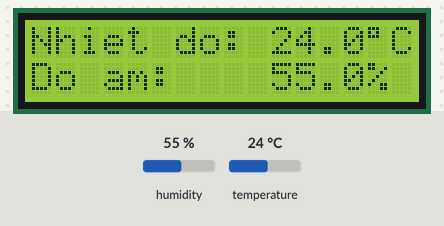
A sketch run on a simulated Arduino Uno, built with avr-gcc and run on an emulated ATmega328P. Parts: 16×2 character LCD. The test bench sets the inputs (shaded band); at power-on: humidity 55 %, temperature 24 °C. What the sketch prints to the serial monitor is not drawn.

Above: at 3.4 s.
3.5 s: humidity set to 22 %
At 5.5 s:
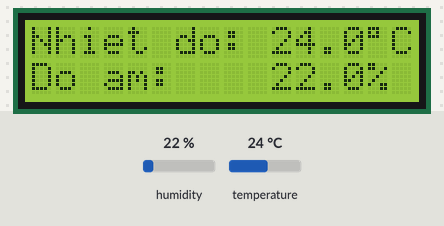
6.6 s: temperature set to 12 °C
At 7.9 s:
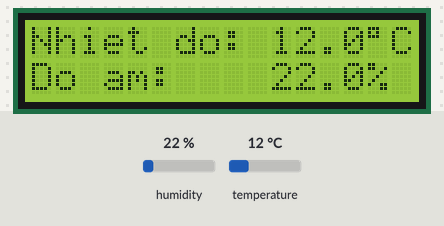
9.7 s: humidity set to 40 %
At 12.6 s:
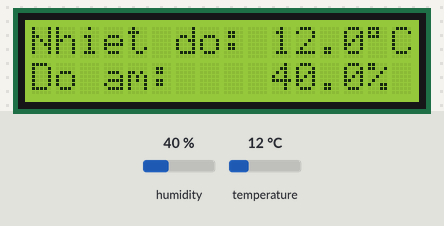
13.6 s: temperature set to 19 °C
At 15.0 s:
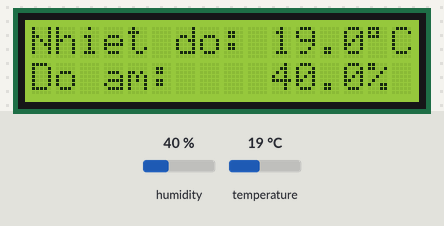
Timing chart, 0 to 16.6 s (numbered marks = the images above; inputs shaded):
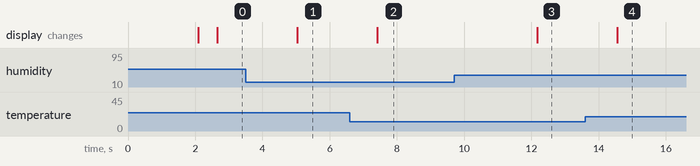

Measured:
- after the input at 3.5 s, the display: changes after 1.5 s (image 1)
- after the input at 6.6 s, the display: changes after 0.81 s (image 2)
- after the input at 9.7 s, the display: changes after 2.5 s (image 3)
- after the input at 13.6 s, the display: changes after 0.96 s (image 4)

The sketch:

sketch.ino
```cpp
#include <DHT.h>
#include <Wire.h>
#include <LiquidCrystal_I2C.h>

// =========================
// DHT22
// =========================
#define DHTPIN 2
#define DHTTYPE DHT22

DHT dht(DHTPIN, DHTTYPE);

// =========================
// LCD I2C
// =========================
LiquidCrystal_I2C lcd(0x27, 16, 2);

// =========================
// SETUP
// =========================
void setup() {
  Serial.begin(9600);

  dht.begin();

  lcd.init();
  lcd.backlight();

  lcd.clear();
  lcd.setCursor(0, 0);
  lcd.print("HE THONG TX/RX");

  lcd.setCursor(0, 1);
  lcd.print("Dang khoi dong");

  delay(2000);

  lcd.clear();

  Serial.println("================================");
  Serial.println("  HE THONG DO NHIET DO - DO AM");
  Serial.println("================================");
  Serial.println("TX: DHT22 -> Arduino -> nRF24L01");
  Serial.println("RX: nRF24L01 -> Arduino -> LCD");
  Serial.println();
}

// =========================
// LOOP
// =========================
void loop() {

  // -------------------------
  // TX: Doc DHT22
  // -------------------------
  float temperature = dht.readTemperature();
  float humidity = dht.readHumidity();

  // Kiem tra loi cam bien
  if (isnan(temperature) || isnan(humidity)) {

    Serial.println("TX: LOI DHT22!");

    lcd.clear();
    lcd.setCursor(0, 0);
    lcd.print("LOI DHT22!");

    lcd.setCursor(0, 1);
    lcd.print("Kiem tra cam bien");

    delay(2000);
    return;
  }

  // -------------------------
  // Tao packet TX
  // -------------------------
  String packet =
    "T:" + String(temperature, 1) +
    ",H:" + String(humidity, 1);

  // -------------------------
  // Hien thi TX Serial
  // -------------------------
  Serial.println("--------------------------------");

  Serial.print("TX - Nhiet do: ");
  Serial.print(temperature, 1);
  Serial.println(" C");

  Serial.print("TX - Do am: ");
  Serial.print(humidity, 1);
  Serial.println(" %");

  Serial.print("TX -> nRF24L01: ");
  Serial.println(packet);

  // -------------------------
  // MO PHONG TRUYEN
  // nRF24L01 TX
  //      |
  //      v
  // nRF24L01 RX
  // -------------------------
  delay(300);

  Serial.print("RX <- nRF24L01: ");
  Serial.println(packet);

  // -------------------------
  // RX: Hien thi LCD
  // -------------------------
  lcd.clear();

  lcd.setCursor(0, 0);
  lcd.print("Nhiet do:");

  lcd.setCursor(10, 0);
  lcd.print(temperature, 1);

  lcd.write(223);
  lcd.print("C");

  lcd.setCursor(0, 1);
  lcd.print("Do am:");

  lcd.setCursor(10, 1);
  lcd.print(humidity, 1);

  lcd.print("%");

  Serial.println("RX -> LCD: Da hien thi");
  Serial.println();

  delay(2000);
}
```
